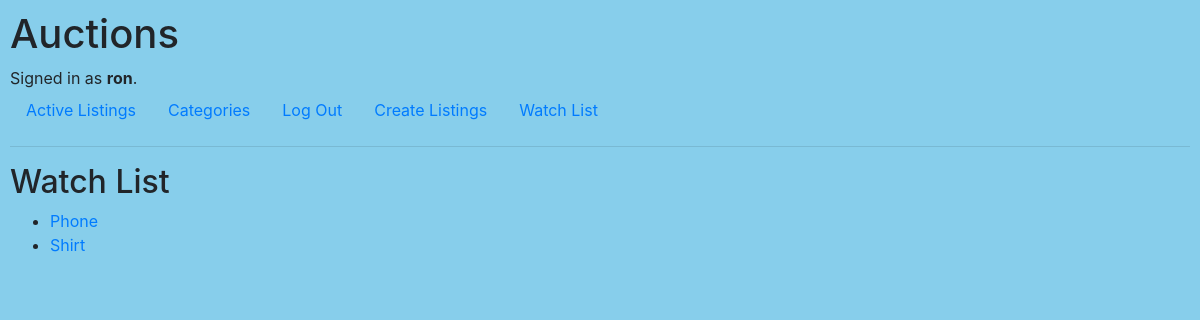
Page /watch_list (signed in) on the committed database.
### auctions/models.py (models this page shows, shortened)
class User(AbstractUser):
    pass

class Watchlist(models.Model):
    user_id = models.ForeignKey(User, on_delete=models.CASCADE)
    product_id = models.ForeignKey(Product, on_delete=models.CASCADE,related_name='product_name')

class Product(models.Model):
    categories = (('Fashions', 'Fashions'),
                ('Electronics', 'Electronics'),
                ('Toys', 'Toys'),
                ('Home', 'Home'),
                )
    title = models.CharField(max_length=64)
    description = models.TextField()
    category = models.CharField(max_length=200, choices=categories)
    price = models.IntegerField()
    image_link = models.CharField(max_length=200, null=True, blank=True, default=None)
    selled_by = models.ForeignKey(User, on_delete=models.CASCADE, related_name='seller')
    created_at = models.DateTimeField(auto_now_add=True)
    is_closed = models.BooleanField(default=False)
    def __str__(self):
        return f"{self.title}"

### auctions/views.py (the view)
# urls.py: path("watch_list",views.watch_list,name='watch_list'),
def watch_list(request):
    user_id = int(request.user.id)
    watch_list = Watchlist.objects.filter(user_id=user_id)
    return render(request,'auctions/watch_list.html',{
        'watch_list' : watch_list,
    })

### auctions/templates/auctions/watch_list.html
{% extends "auctions/layout.html" %}
{% block body %}
    <h2>Watch List</h2>
      <ul>
        {% for product in watch_list %}
          {% if not product.product_name.is_closed %}
              <li><a href="{% url 'detail' product.product_id %}">{{product.product_id}}</a> </li>
          {% endif %}
        {% endfor %}
      </ul>
{% endblock %}

### auctions/templates/auctions/layout.html (shortened to what this page needs)
{% load static %}
<!DOCTYPE html>
<html lang="en">
    <head>
        <link rel="stylesheet" href="https://stackpath.bootstrapcdn.com/bootstrap/4.4.1/css/bootstrap.min.css">
        <link href="{% static 'auctions/styles.css' %}" rel="stylesheet">
    </head>
    <body>
        <h1>Auctions</h1>
        <div>
            {% if user.is_authenticated %}
                Signed in as <strong>{{ user.username }}</strong>.
            {% else %}
                Not signed in.
            {% endif %}
        </div>
        <ul class="nav">
            <li class="nav-item">
                <a class="nav-link" href="{% url 'index' %}">Active Listings</a>
            </li>
            <li class="nav-item">
                <a class="nav-link" href="{% url 'categories' %}">Categories</a>
            </li>
            {% if user.is_authenticated %}
                <li class="nav-item">
                    <a class="nav-link" href="{% url 'logout' %}">Log Out</a>
                </li>
                <li class="nav-item">
                    <a class="nav-link" href="{% url 'create' %}">Create Listings</a>
                </li>
                <li class="nav-item">
                    <a class="nav-link" href="{% url 'watch_list' %}">Watch List</a>
                </li>
            {% endif %}
        </ul>
        <hr>
        {% block body %}
        {% endblock %}
    </body>
</html>

### auctions/static/auctions/styles.css (style rules this page uses)
body { padding: 10px; background-color : skyblue; }

### rows in the picture
User: username "ron"
Watchlist: product_id "Phone"
Watchlist: product_id "Shirt"
